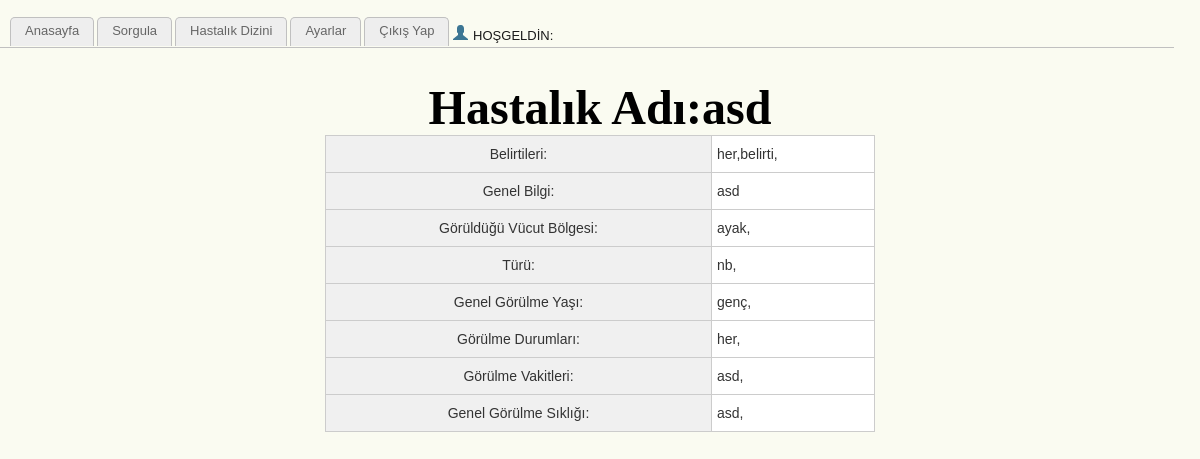
Screenshot of /dizin-ayrinti.php?id=asd with the database file from the repository.
### tables this page shows
CREATE TABLE IF NOT EXISTS `hastaliklar` (
  `adi` text NOT NULL,
  `belirtileri` text NOT NULL,
  `bilgi` text NOT NULL,
  `gorulmeyeri` text NOT NULL,
  `resim` text NOT NULL,
  `kategori` text NOT NULL,
  `gosterilme` text NOT NULL,
  `yas` text NOT NULL,
  `zaman` text NOT NULL,
  `durum` text NOT NULL
);

### dizin-ayrinti.php (the view, shortened to what this page needs)
<?php include("veritabani/db.php"); ?><?php $id=$_GET['id'];
$sorgu="SELECT * FROM hastaliklar where adi = '$id'";
	  $result = mysql_query($sorgu, $connection );
	  for ($i=0; $i< mysql_num_rows($result) ; $i++) {
$adi= mysql_result($result, $i, "adi");
$belirti=mysql_result($result, $i, "belirtileri");
$bilgi=mysql_result($result, $i, "bilgi");
$gorulmeyeri=mysql_result($result, $i, "gorulmeyeri");
$kategori=mysql_result($result, $i, "kategori");
$yas=mysql_result($result, $i, "yas");
$zaman=mysql_result($result, $i, "zaman");
$durum=mysql_result($result, $i, "durum");
	 } ?>
<!DOCTYPE html PUBLIC "-//W3C//DTD XHTML 1.0 Transitional//EN" "http://www.w3.org/TR/xhtml1/DTD/xhtml1-transitional.dtd">
<html xmlns="http://www.w3.org/1999/xhtml">
<head>
<link href="mizanpaj/css/stil.css" rel="stylesheet" type="text/css" />
<link href="mizanpaj/css/style.css" rel="stylesheet" type="text/css" />
<link href="SpryAssets/SpryMenuBarVertical.css" rel="stylesheet" type="text/css" />
</head>
<body>
<?php include("mizanpaj/navi.php"); ?>
<div id="apDiv1">
<?php
  echo'<style type="text/css">
.tg  {border-collapse:collapse;border-spacing:0;border-color:#ccc;}
.tg td{font-family:Arial, sans-serif;font-size:14px;padding:10px 5px;border-style:solid;border-width:1px;overflow:hidden;word-break:normal;border-color:#ccc;color:#333;background-color:#fff;}
.tg th{font-family:Arial, sans-serif;font-size:14px;padding:10px 5px;border-style:solid;border-width:1px;overflow:hidden;word-break:normal;border-color:#ccc;color:#333;background-color:#f0f0f0;}
.tg .tg-431l{font-family:Arial, Helvetica, sans-serif !important;;text-align:left}
</style>
<p style="text-align:center;"><span style="font-family:Cursive;font-size:48px;font-style:normal;font-weight:bold;text-decoration:none;text-transform:none;color:##1A1A1A;">Hastalık Adı:'.$adi.'</span>
</p>
<center><table width="550" class="tg">
  <tr>
    <th class="tg-031e">Belirtileri:</th>
    <td class="tg-031e"> '.$belirti.' </td>
    </tr>
    <tr>
    <th class="tg-031e">Genel Bilgi:</th>
    <td class="tg-031e">'.$bilgi.'</td>
    </tr>
    <tr>
    <th class="tg-031e">Görüldüğü Vücut Bölgesi:</th>
    <td class="tg-031e">'.$gorulmeyeri.'</td>
    </tr>
    <tr>
    <th class="tg-031e">Türü:</th>
    <td class="tg-031e">'.$kategori.'</td>
    </tr>
    <tr>
    <th class="tg-031e">Genel Görülme Yaşı:</th>
    <td class="tg-031e">'.$yas.'</td>
    </tr>
    <tr>
    <th class="tg-031e">Görülme Durumları:</th>
    <td class="tg-031e">'.$durum.'</td>
    </tr>
    <tr>
    <th class="tg-031e">Görülme Vakitleri:</th>
    <td class="tg-031e">'.$zaman.'</td>
    </tr>
    <tr>
    <th class="tg-031e">Genel Görülme Sıklığı:</th>
    <td class="tg-031e">'.$zaman.'</td>
    </tr>
   ';
 ?>
</div>
</body>
</html>

### mizanpaj/css/stil.css (style rules this page uses)
body { background-color: #fafbf1; }
#apDiv1 { position: absolute; column-width:auto; left: 5%; top: 10%; width: 90%; height: 80%; z-index: 1; }

### mizanpaj/css/style.css (style rules this page uses)
html,body,div,span,applet,object,iframe,h1,h2,h3,h4,h5,h6,p,blockquote,pre,a,abbr,acronym,address,big,cite,code,del,dfn,em,img,ins,kbd,q,s,samp,small,strike,strong,sub,sup,tt,var,b,u,i,dl,dt,dd,ol,nav ul,nav li,fieldset,form,label,legend,table,caption,tbody,tfoot,thead,tr,th,td,article,aside,canvas,details,embed,figure,figcaption,footer,header,hgroup,menu,nav,output,ruby,section,summary,time,mark,audio,video { margin:0;padding:0;border:0;font-size:100%;font:inherit;vertical-align:baseline; }
table { border-collapse:collapse;border-spacing:0; }
body { background-color:#fafbf1; }

### dizin-ayrinti.php (style rules this page uses)
.tg { border-collapse:collapse;border-spacing:0;border-color:#ccc; }
.tg td { font-family:Arial, sans-serif;font-size:14px;padding:10px 5px;border-style:solid;border-width:1px;overflow:hidden;word-break:normal;border-color:#ccc;color:#333;background-color:#fff; }
.tg th { font-family:Arial, sans-serif;font-size:14px;padding:10px 5px;border-style:solid;border-width:1px;overflow:hidden;word-break:normal;border-color:#ccc;color:#333;background-color:#f0f0f0; }

### rows the page displays
hastaliklar: adi "asd", belirtileri "her,belirti,", bilgi "asd", gorulmeyeri "ayak,", kategori "nb,", yas "genç,", durum "her,", zaman "asd,"
